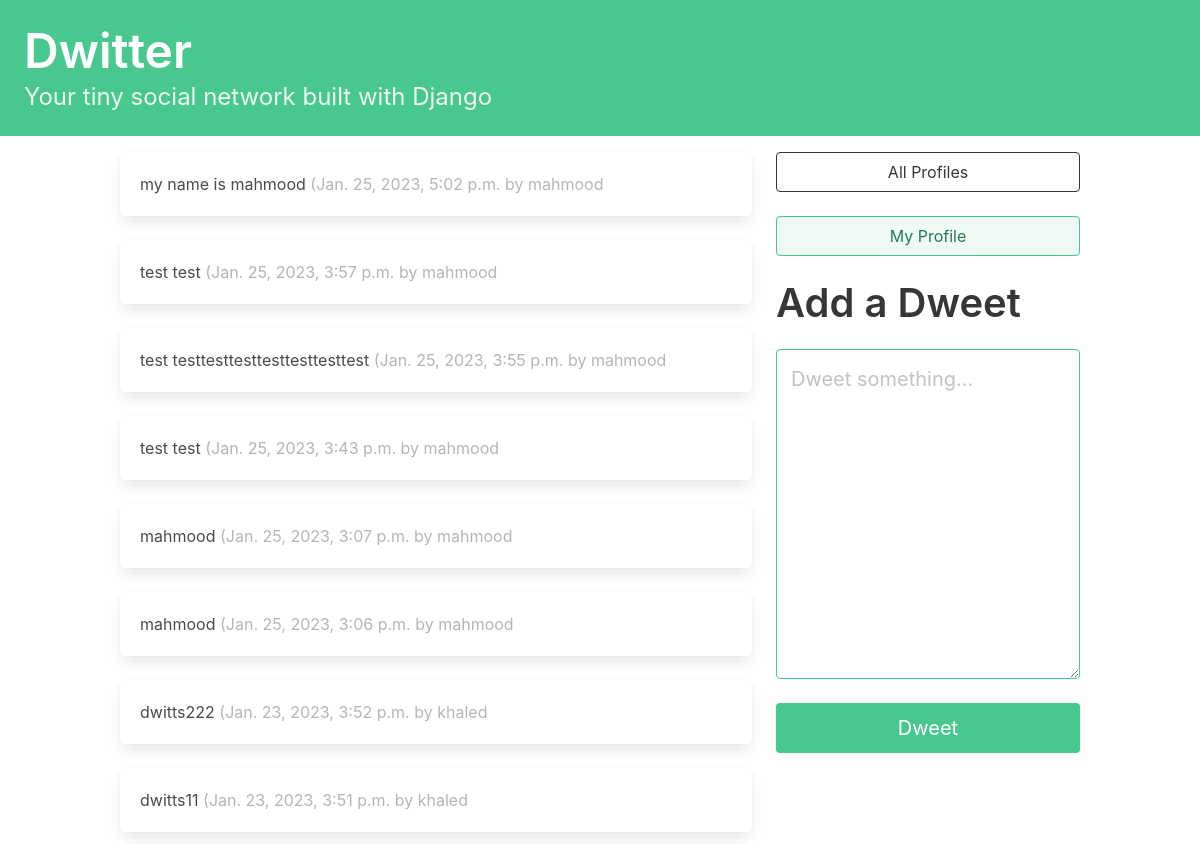
The app's page / (signed in) with its own data.
### dwitter/models.py (models this page shows, shortened)
class Dwitts (models.Model):
    user = models.ForeignKey(User, related_name="dweets", on_delete=models.DO_NOTHING )
    body = models.CharField(max_length=140)
    created_at = models.DateTimeField(auto_now_add=True)

### dwitter/views.py (the view)
# urls.py: path("", dashboard, name="dashboard"),
def dashboard(request):
    form = DwittsForm(request.POST or None)
    if request.method == "POST":
        if form.is_valid():
            dweet = form.save(commit=False)
            dweet.user = request.user
            dweet.save()
            return redirect("dwitter:dashboard")
    followed_dweets = Dwitts.objects.filter(
        user__profile__in=request.user.profile.follows.all()
    ).order_by("-created_at")
    return render(
    request,
    "dwitter/dashboard.html",
    {"form": form, "dweets": followed_dweets},
    )

### dwitter/forms.py
class DwittsForm(forms.ModelForm):
    body = forms.CharField(
        required=True,
        widget=forms.widgets.Textarea(
        attrs={
        "placeholder": "Dweet something...",
        "class": "textarea is-success is-medium",
        }
    ),
    label="",
)
    class Meta:
        model = Dwitts
        exclude = ("user", )

### dwitter/templates/dwitter/dashboard.html (shortened to what this page needs)
{% extends 'base.html' %}
{% block content %}
<div class="column">
    {% for dweet in dweets %}
    <div class="box">
        {{dweet.body}}
        <span class="is-small has-text-grey-light">
            ({{ dweet.created_at }} by {{ dweet.user.username }}
        </span>
    </div>
    {% endfor %}
</div>
<div class="column is-one-third">
    <div class="block">
        <a href="{% url 'dwitter:profile_list' %} ">
            <button class="button is-dark is-outlined is-fullwidth">
                All Profiles
            </button>
        </a>
    </div>
    <div class="block">
        <a href="{% url 'dwitter:profile' request.user.profile.id %} ">
            <button class="button is-success is-light is-outlined is-fullwidth">
                My Profile
            </button>
        </a>
    </div>
    <div class="block">
        <div class="block">
            <h2 class="title is-2">Add a Dweet</p>
        </div>
        <div class="block">
            <form method="post">
                {{ form.as_p }}
                <button class="button is-success is-fullwidth is-medium mt-5" type="submit">Dweet
                </button>
            </form>
        </div>
    </div>
</div>
{% endblock content %}

### dwitter/templates/base.html (shortened to what this page needs)
<!DOCTYPE html>
<html lang="en">
<head>
    <link rel="stylesheet" href="https://cdn.jsdelivr.net/npm/bulma@0.9.3/css/bulma.min.css">
</head>
<body>
    <section class="hero is-small is-success mb-4">
        <div class="hero-body">
            <h1 class="title is-1">Dwitter</h1>
            <p class="subtitle is-4">
                Your tiny social network built with Django
            </p>
        </div>
    </section>
    <div class="container">
        <div class="columns">
            {% block content %}
            {% endblock content %}
        </div>
    </div>
</body>
</html>

### records on screen
Dwitts: body "my name is mahmood", created_at "Jan. 25, 2023, 5:02 p.m.", user.username "mahmood"
Dwitts: body "test test", created_at "Jan. 25, 2023, 3:57 p.m.", user.username "mahmood"
Dwitts: body "test testtesttesttesttesttesttest", created_at "Jan. 25, 2023, 3:55 p.m.", user.username "mahmood"
Dwitts: body "test test", created_at "Jan. 25, 2023, 3:43 p.m.", user.username "mahmood"
Dwitts: body "mahmood", created_at "Jan. 25, 2023, 3:07 p.m.", user.username "mahmood"
Dwitts: body "mahmood", created_at "Jan. 25, 2023, 3:06 p.m.", user.username "mahmood"
Dwitts: body "dwitts222", created_at "Jan. 23, 2023, 3:52 p.m.", user.username "khaled"
Dwitts: body "dwitts11", created_at "Jan. 23, 2023, 3:51 p.m.", user.username "khaled"
